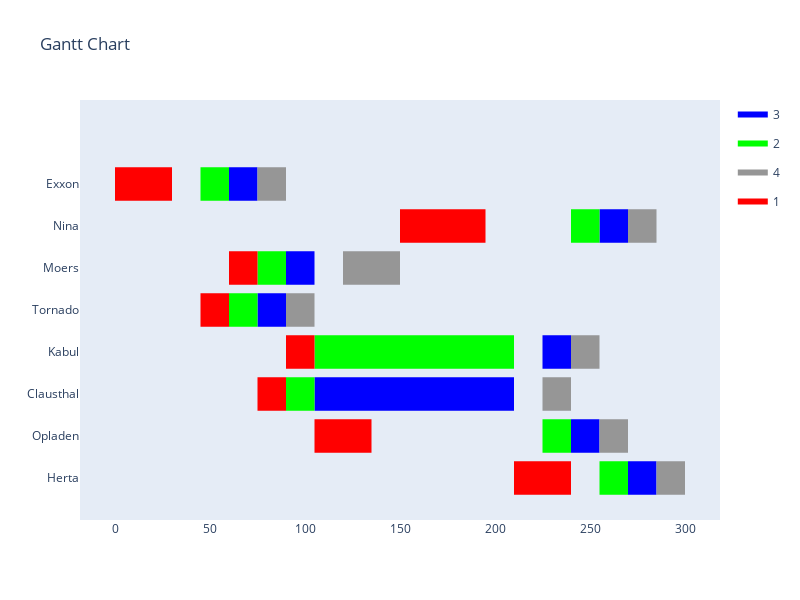

The code cell stored with this chart in its notebook:
### Markdown cell above
#### Visualization

### Code cell
df = pd.DataFrame(index=np.arange(0, len(ships)*len(stations)), columns=["Task", "Start", "Finish", "Station"])
cnt = 0
for s in ships:
    for p in stations:
        for c in categories:
            if category.loc[s,c] == 1:
                ship_category = c
        df.iloc[cnt, 0] = names[s]
        df.iloc[cnt, 1] = (x[s,p].solution_value - 1) * 15
        if t[s,p].solution_value == 1:
            df.iloc[cnt, 2] = ((x[s,p].solution_value + unloading.loc[ship_category,p]) - 1) * 15
        else:
            df.iloc[cnt, 2] = x[s,p].solution_value * 15
        df.iloc[cnt,3] = p
        cnt += 1

colors = {1: "rgb(255, 0, 0)",
         2: "rgb(0, 255, 0)",
         3: "rgb(0, 0, 255)",
         4: "rgb(150, 150, 150)"}

fig = ff.create_gantt(df, colors=colors, index_col="Station", show_colorbar=True, group_tasks=True, bar_width=0.4)
fig.update_layout(xaxis_type='linear', autosize=False, width=800, height=600)
fig.show()

### Figure 1 — Plotly figure (JSON) as saved in the notebook; plotly's stock layout.template omitted (floating-point values rounded to 4 significant figures)
{"data": [{"fill": "toself", "fillcolor": "rgb(0, 0, 255)", "hoverinfo": "name", "legendgroup": "rgb(0, 0, 255)", "mode": "none", "name": "3", "type": "scatter", "x": [60, 75, 75, 60, 60, 255, 270, 270, 255, 255, 90, 105, 105, 90, 90, 75, 90, 90, 75, 75, 225, 240, 240, 225, 225, 105, 210, 210, 105, 105, 240, 255, 255, 240, 240, 270, 285, 285, 270], "y": [6.6, 6.6, 7.4, 7.4, null, 5.6, 5.6, 6.4, 6.4, null, 4.6, 4.6, 5.4, 5.4, null, 3.6, 3.6, 4.4, 4.4, null, 2.6, 2.6, 3.4, 3.4, null, 1.6, 1.6, 2.4, 2.4, null, 0.6, 0.6, 1.4, 1.4, null, -0.4, -0.4, 0.4, 0.4]}, {"fill": "toself", "fillcolor": "rgb(0, 255, 0)", "hoverinfo": "name", "legendgroup": "rgb(0, 255, 0)", "mode": "none", "name": "2", "type": "scatter", "x": [45, 60, 60, 45, 45, 240, 255, 255, 240, 240, 75, 90, 90, 75, 75, 60, 75, 75, 60, 60, 105, 210, 210, 105, 105, 90, 105, 105, 90, 90, 225, 240, 240, 225, 225, 255, 270, 270, 255], "y": [6.6, 6.6, 7.4, 7.4, null, 5.6, 5.6, 6.4, 6.4, null, 4.6, 4.6, 5.4, 5.4, null, 3.6, 3.6, 4.4, 4.4, null, 2.6, 2.6, 3.4, 3.4, null, 1.6, 1.6, 2.4, 2.4, null, 0.6, 0.6, 1.4, 1.4, null, -0.4, -0.4, 0.4, 0.4]}, {"fill": "toself", "fillcolor": "rgb(150, 150, 150)", "hoverinfo": "name", "legendgroup": "rgb(150, 150, 150)", "mode": "none", "name": "4", "type": "scatter", "x": [75, 90, 90, 75, 75, 270, 285, 285, 270, 270, 120, 150, 150, 120, 120, 90, 105, 105, 90, 90, 240, 255, 255, 240, 240, 225, 240, 240, 225, 225, 255, 270, 270, 255, 255, 285, 300, 300, 285], "y": [6.6, 6.6, 7.4, 7.4, null, 5.6, 5.6, 6.4, 6.4, null, 4.6, 4.6, 5.4, 5.4, null, 3.6, 3.6, 4.4, 4.4, null, 2.6, 2.6, 3.4, 3.4, null, 1.6, 1.6, 2.4, 2.4, null, 0.6, 0.6, 1.4, 1.4, null, -0.4, -0.4, 0.4, 0.4]}, {"fill": "toself", "fillcolor": "rgb(255, 0, 0)", "hoverinfo": "name", "legendgroup": "rgb(255, 0, 0)", "mode": "none", "name": "1", "type": "scatter", "x": [0, 30, 30, 0, 0, 150, 195, 195, 150, 150, 60, 75, 75, 60, 60, 45, 60, 60, 45, 45, 90, 105, 105, 90, 90, 75, 90, 90, 75, 75, 105, 135, 135, 105, 105, 210, 240, 240, 210], "y": [6.6, 6.6, 7.4, 7.4, null, 5.6, 5.6, 6.4, 6.4, null, 4.6, 4.6, 5.4, 5.4, null, 3.6, 3.6, 4.4, 4.4, null, 2.6, 2.6, 3.4, 3.4, null, 1.6, 1.6, 2.4, 2.4, null, 0.6, 0.6, 1.4, 1.4, null, -0.4, -0.4, 0.4, 0.4]}, {"legendgroup": "rgb(0, 0, 255)", "marker": {"color": "rgb(0, 0, 255)", "opacity": 0, "size": 1}, "mode": "markers", "name": "", "showlegend": false, "text": [null, null, null, null, null, null, null, null, null, null, null, null, null, null, null, null], "type": "scatter", "x": [60, 75, 255, 270, 90, 105, 75, 90, 225, 240, 105, 210, 240, 255, 270, 285], "y": [7, 7, 6, 6, 5, 5, 4, 4, 3, 3, 2, 2, 1, 1, 0, 0]}, {"legendgroup": "rgb(0, 255, 0)", "marker": {"color": "rgb(0, 255, 0)", "opacity": 0, "size": 1}, "mode": "markers", "name": "", "showlegend": false, "text": [null, null, null, null, null, null, null, null, null, null, null, null, null, null, null, null], "type": "scatter", "x": [45, 60, 240, 255, 75, 90, 60, 75, 105, 210, 90, 105, 225, 240, 255, 270], "y": [7, 7, 6, 6, 5, 5, 4, 4, 3, 3, 2, 2, 1, 1, 0, 0]}, {"legendgroup": "rgb(150, 150, 150)", "marker": {"color": "rgb(150, 150, 150)", "opacity": 0, "size": 1}, "mode": "markers", "name": "", "showlegend": false, "text": [null, null, null, null, null, null, null, null, null, null, null, null, null, null, null, null], "type": "scatter", "x": [75, 90, 270, 285, 120, 150, 90, 105, 240, 255, 225, 240, 255, 270, 285, 300], "y": [7, 7, 6, 6, 5, 5, 4, 4, 3, 3, 2, 2, 1, 1, 0, 0]}, {"legendgroup": "rgb(255, 0, 0)", "marker": {"color": "rgb(255, 0, 0)", "opacity": 0, "size": 1}, "mode": "markers", "name": "", "showlegend": false, "text": [null, null, null, null, null, null, null, null, null, null, null, null, null, null, null, null], "type": "scatter", "x": [0, 30, 150, 195, 60, 75, 45, 60, 90, 105, 75, 90, 105, 135, 210, 240], "y": [7, 7, 6, 6, 5, 5, 4, 4, 3, 3, 2, 2, 1, 1, 0, 0]}], "layout": {"autosize": false, "height": 600, "hovermode": "closest", "showlegend": true, "title": {"text": "Gantt Chart"}, "width": 800, "xaxis": {"rangeselector": {"buttons": [{"count": 7, "label": "1w", "step": "day", "stepmode": "backward"}, {"count": 1, "label": "1m", "step": "month", "stepmode": "backward"}, {"count": 6, "label": "6m", "step": "month", "stepmode": "backward"}, {"count": 1, "label": "YTD", "step": "year", "stepmode": "todate"}, {"count": 1, "label": "1y", "step": "year", "stepmode": "backward"}, {"step": "all"}]}, "showgrid": false, "type": "linear", "zeroline": false}, "yaxis": {"autorange": false, "range": [-1, 9], "showgrid": false, "ticktext": ["Herta", "Opladen", "Clausthal", "Kabul", "Tornado", "Moers", "Nina", "Exxon"], "tickvals": [0, 1, 2, 3, 4, 5, 6, 7], "zeroline": false}}}
